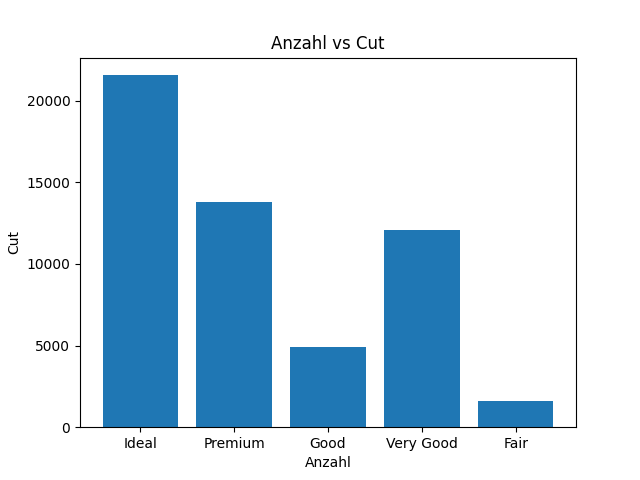

Source code (Python):
import matplotlib.pyplot as plt

from data.models import Cut
from data.reader import read

diamonds = read()

cut_counts = dict[Cut, int]()
for d in diamonds:
    if d.cut not in cut_counts:
        cut_counts[d.cut] = 0
    cut_counts[d.cut] += 1

fig, ax = plt.subplots()
ax.set_title("Anzahl vs Cut")
ax.set_xlabel("Anzahl")
ax.set_ylabel("Cut")
plt.bar(
    x=[c for c in cut_counts.keys()],
    height=[c for c in cut_counts.values()],
)
plt.show()
